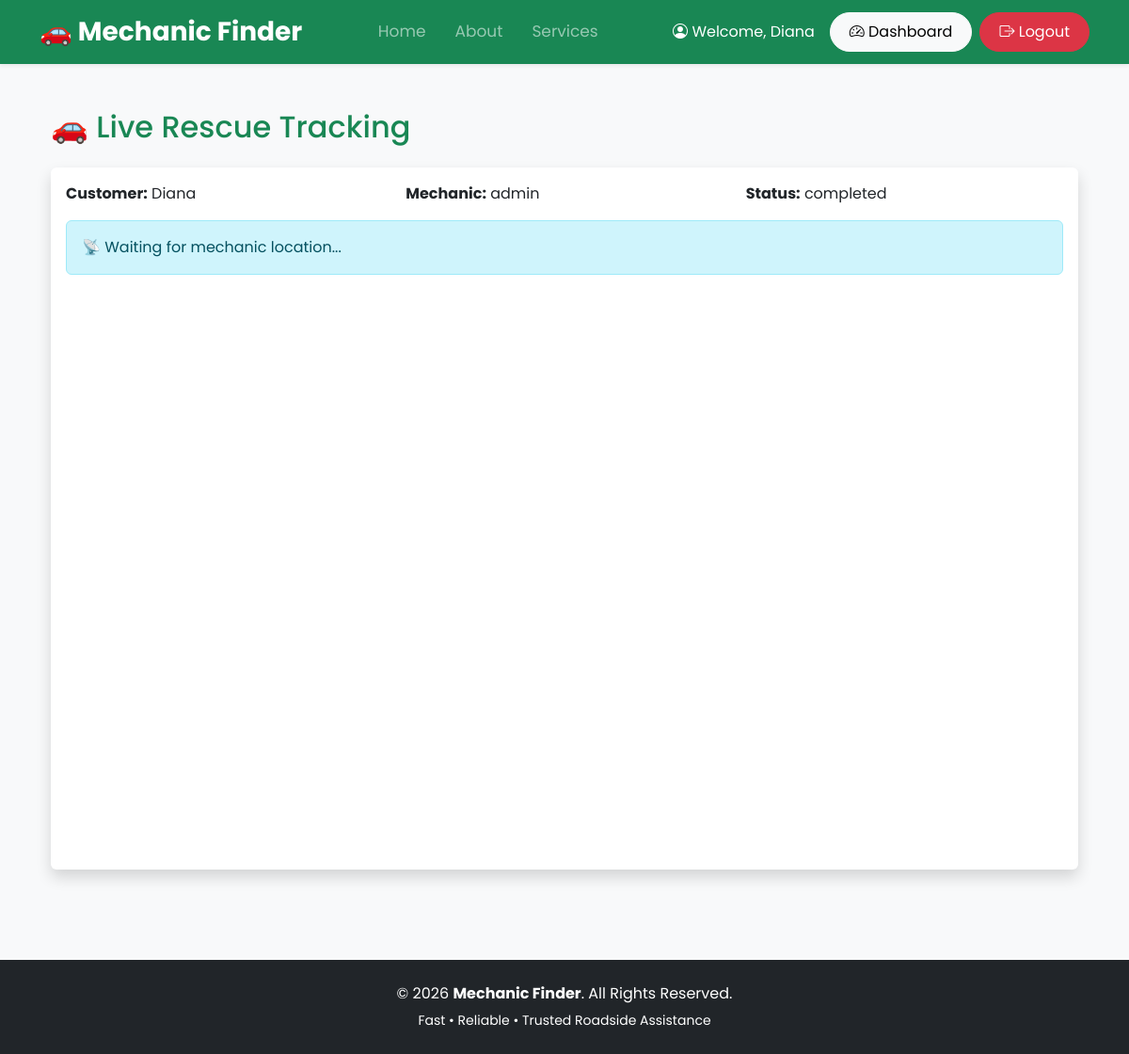
Page /rescue/tracking/2/ (signed in) on the committed database.
### rescue/models.py (models this page shows, shortened)
class RescueRequest(models.Model):
    STATUS_CHOICES = (
        ("pending", "Pending"),
        ("accepted", "Accepted"),
        ("on_the_way", "On The Way"),
        ("arrived", "Arrived"),
        ("completed", "Completed"),
        ("cancelled", "Cancelled"),
    )
    customer = models.ForeignKey(
        User,
        on_delete=models.CASCADE,
        related_name="rescue_requests"
    )
    mechanic = models.ForeignKey(
        User,
        on_delete=models.SET_NULL,
        null=True,
        blank=True,
        related_name="assigned_jobs"
    )
    vehicle_problem = models.CharField(
        max_length=200
    )
    location = models.CharField(
    max_length=255,
    help_text="Town, landmark or street"
)
    phone_number = models.CharField(
        max_length=20
    )
    customer_latitude = models.FloatField(
        null=True,
        blank=True
    )
    customer_longitude = models.FloatField(
        null=True,
        blank=True
    )
    mechanic_latitude = models.FloatField(
        null=True,
        blank=True
    )
    mechanic_longitude = models.FloatField(
        null=True,
        blank=True
    )
    status = models.CharField(
        max_length=20,
        choices=STATUS_CHOICES,
        default="pending"
    )
    created_at = models.DateTimeField(
        auto_now_add=True
    )
    updated_at = models.DateTimeField(
        auto_now=True
    )

### rescue/views.py (the view)
@login_required
def tracking(request, request_id):
    rescue_request = get_object_or_404(
        RescueRequest,
        id=request_id
    )
    is_customer = rescue_request.customer_id == request.user.id
    is_assigned_mechanic = (
        rescue_request.mechanic_id == request.user.id
    )
    if not (is_customer or is_assigned_mechanic):
        return HttpResponseForbidden("You cannot view this tracking page.")
    return render(
        request,
        "rescue/tracking.html",
        {
            "rescue_request": rescue_request
        }
    )

### mechanicfinder/context_processors.py (called while the page is built)
def google_maps_api(request):
    return {
        "GOOGLE_MAPS_API_KEY": settings.GOOGLE_MAPS_API_KEY
    }

### accounts/templates/rescue/tracking.html (shortened to what this page needs)
{% extends "base.html" %}
{% block content %}
<div class="container py-4">
    <h2 class="text-success mb-4">
        🚗 Live Rescue Tracking
    </h2>
    <div class="card shadow border-0">
        <div class="card-body">
            <div class="row mb-3">
                <div class="col-md-4">
                    <strong>Customer:</strong>
                    {{ rescue_request.customer.username }}
                </div>
                <div class="col-md-4">
                    <strong>Mechanic:</strong>
                    {% if rescue_request.mechanic %}
                        {{ rescue_request.mechanic.username }}
                    {% else %}
                        Waiting for mechanic
                    {% endif %}
                </div>
                <div class="col-md-4">
                    <strong>Status:</strong>
                    <span id="status">
                        {{ rescue_request.status }}
                    </span>
                </div>
            </div>
            <div
                id="tracking-status"
                class="alert alert-info">
                📡 Waiting for mechanic location...
            </div>
            <div
                id="map"
                style="
                    height:600px;
                    width:100%;
                    border-radius:12px;
                ">
            </div>
        </div>
    </div>
</div>
{% endblock %}

### accounts/templates/base.html (shortened to what this page needs)
{% load static %}
<!DOCTYPE html>
<html lang="en">
<head>
    <link href="https://cdn.jsdelivr.net/npm/bootstrap@5.3.7/dist/css/bootstrap.min.css" rel="stylesheet">
    <link rel="stylesheet" href="https://cdn.jsdelivr.net/npm/bootstrap-icons@1.13.1/font/bootstrap-icons.min.css">
    <link rel="stylesheet" href="{% static 'base.css' %}">
    <link rel="stylesheet" href="{% static 'home.css' %}">
</head>
<body>
<nav class="navbar navbar-expand-lg navbar-dark bg-success shadow-sm">
    <div class="container">
        <a class="navbar-brand fw-bold fs-3" href="{% url 'home' %}">
            🚗 Mechanic Finder
        </a>
        <div class="collapse navbar-collapse" id="navbar">
            <ul class="navbar-nav mx-auto">
                <li class="nav-item">
                    <a class="nav-link" href="{% url 'home' %}">
                        Home
                    </a>
                </li>
                <li class="nav-item">
                    <a class="nav-link" href="#about">
                        About
                    </a>
                </li>
                <li class="nav-item">
                    <a class="nav-link" href="#services">
                        Services
                    </a>
                </li>
            </ul>
            <div class="d-flex align-items-center">
                {% if user.is_authenticated %}
                    <span class="text-white me-3">
                        <i class="bi bi-person-circle"></i>
                        Welcome,
                        {{ user.first_name|default:user.username }}
                    </span>
                    {% if user.profile.role == "customer" %}
                        <a href="{% url 'customer_dashboard' %}"
                           class="btn btn-light me-2">
                            <i class="bi bi-speedometer2"></i>
                            Dashboard
                        </a>
                    {% endif %}
                    <a href="{% url 'logout' %}"
                       class="btn btn-danger">
                        <i class="bi bi-box-arrow-right"></i>
                        Logout
                    </a>
                {% endif %}
            </div>
        </div>
    </div>
</nav>
<main class="container py-4">
    {% block content %}
    {% endblock %}
</main>
<footer class="bg-dark text-white text-center py-4 mt-5">
    <div class="container">
        <p class="mb-1">
            © 2026 <strong>Mechanic Finder</strong>.
            All Rights Reserved.
        </p>
        <small>
            Fast • Reliable • Trusted Roadside Assistance
        </small>
    </div>
</footer>
</body>
</html>

### mechanicfinder/static/base.css (style rules this page uses)
body { font-family:'Poppins', sans-serif; background:#f8f9fa; }
.navbar-brand { font-weight:700; }
.nav-link { font-size:17px; margin-right:15px; }
.btn { border-radius:30px; padding:8px 20px; }

### rows in the picture
RescueRequest: customer.username "Diana", mechanic.username "admin", status "completed"

### other values in the picture
{{ user.first_name|default:user.username }} "Diana"
